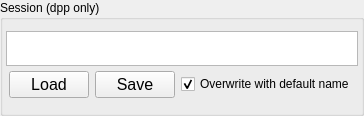
             <widget class="QGroupBox" name="groupBox_2">
              <property name="sizePolicy">
               <sizepolicy hsizetype="Preferred" vsizetype="Fixed">
                <horstretch>0</horstretch>
                <verstretch>0</verstretch>
               </sizepolicy>
              </property>
              <property name="title">
               <string>Session (dpp only)</string>
              </property>
              <property name="flat">
               <bool>true</bool>
              </property>
              <layout class="QGridLayout" name="gridLayout_8">
               <property name="leftMargin">
                <number>3</number>
               </property>
               <property name="rightMargin">
                <number>3</number>
               </property>
               <property name="bottomMargin">
                <number>12</number>
               </property>
               <property name="horizontalSpacing">
                <number>-1</number>
               </property>
               <property name="verticalSpacing">
                <number>2</number>
               </property>
               <item row="0" column="1">
                <widget class="QTextEdit" name="textEdit_SessionFileName">
                 <property name="sizePolicy">
                  <sizepolicy hsizetype="Expanding" vsizetype="Fixed">
                   <horstretch>0</horstretch>
                   <verstretch>0</verstretch>
                  </sizepolicy>
                 </property>
                 <property name="maximumSize">
                  <size>
                   <width>16777215</width>
                   <height>35</height>
                  </size>
                 </property>
                 <property name="toolTip">
                  <string>Session file (read-only box, use the buttons)</string>
                 </property>
                 <property name="readOnly">
                  <bool>true</bool>
                 </property>
                </widget>
               </item>
               <item row="1" column="1">
                <widget class="QFrame" name="frame_2">
                 <property name="frameShape">
                  <enum>QFrame::NoFrame</enum>
                 </property>
                 <property name="frameShadow">
                  <enum>QFrame::Raised</enum>
                 </property>
                 <layout class="QHBoxLayout" name="horizontalLayout_12">
                  <property name="leftMargin">
                   <number>3</number>
                  </property>
                  <property name="topMargin">
                   <number>3</number>
                  </property>
                  <property name="rightMargin">
                   <number>3</number>
                  </property>
                  <property name="bottomMargin">
                   <number>3</number>
                  </property>
                  <item>
                   <widget class="QPushButton" name="pushButton_LoadDPP">
                    <property name="sizePolicy">
                     <sizepolicy hsizetype="Fixed" vsizetype="Fixed">
                      <horstretch>0</horstretch>
                      <verstretch>0</verstretch>
                     </sizepolicy>
                    </property>
                    <property name="font">
                     <font>
                      <family>Helvetica</family>
                      <pointsize>12</pointsize>
                      <weight>50</weight>
                      <italic>false</italic>
                      <bold>false</bold>
                     </font>
                    </property>
                    <property name="toolTip">
                     <string>Load session from a dpp file</string>
                    </property>
                    <property name="text">
                     <string>Load</string>
                    </property>
                   </widget>
                  </item>
                  <item>
                   <widget class="QPushButton" name="pushButton_SaveDPP">
                    <property name="sizePolicy">
                     <sizepolicy hsizetype="Fixed" vsizetype="Fixed">
                      <horstretch>0</horstretch>
                      <verstretch>0</verstretch>
                     </sizepolicy>
                    </property>
                    <property name="font">
                     <font>
                      <family>Helvetica</family>
                      <pointsize>12</pointsize>
                      <weight>50</weight>
                      <italic>false</italic>
                      <bold>false</bold>
                     </font>
                    </property>
                    <property name="toolTip">
                     <string>Save session to a dpp file</string>
                    </property>
                    <property name="text">
                     <string>Save</string>
                    </property>
                   </widget>
                  </item>
                  <item>
                   <widget class="QCheckBox" name="checkBox_ForceOverwite">
                    <property name="sizePolicy">
                     <sizepolicy hsizetype="Minimum" vsizetype="Fixed">
                      <horstretch>0</horstretch>
                      <verstretch>0</verstretch>
                     </sizepolicy>
                    </property>
                    <property name="text">
                     <string>Overwrite with default name</string>
                    </property>
                    <property name="checked">
                     <bool>true</bool>
                    </property>
                   </widget>
                  </item>
                 </layout>
                </widget>
               </item>
              </layout>
             </widget>
